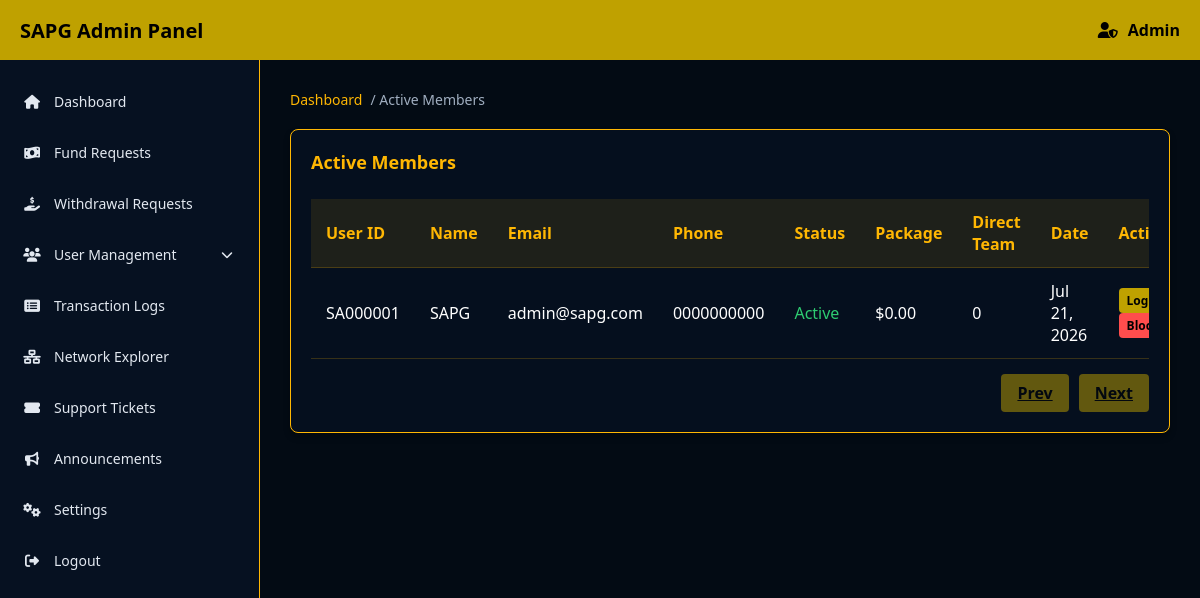
/AdminPanel/activeMembers.php (signed in), run on the app's committed database.
### tables this page shows
CREATE TABLE `users` (
    `id` INT AUTO_INCREMENT PRIMARY KEY,
    `user_id` VARCHAR(8) NOT NULL UNIQUE COMMENT 'Alphanumeric ID: SA followed by 6 digits',
    `sponsor_id` VARCHAR(8) DEFAULT NULL COMMENT 'References parent user_id in sponsor tree',
    `name` VARCHAR(100) NOT NULL,
    `email` VARCHAR(255) NOT NULL,
    `phone` VARCHAR(20) NOT NULL,
    `password` VARCHAR(255) NOT NULL COMMENT 'Bcrypt hashed',
    `status` ENUM('Active', 'Inactive', 'Blocked') DEFAULT 'Inactive' COMMENT 'Inactive = registered but no package',
    `created_at` TIMESTAMP DEFAULT CURRENT_TIMESTAMP,
    `updated_at` TIMESTAMP DEFAULT CURRENT_TIMESTAMP ON UPDATE CURRENT_TIMESTAMP,
    INDEX `idx_sponsor` (`sponsor_id`),
    INDEX `idx_status` (`status`),
    INDEX `idx_email` (`email`)
);

CREATE TABLE `user_financial_summary` (
    `user_id` VARCHAR(8) PRIMARY KEY,
     
    `my_package` DECIMAL(10,2) DEFAULT 0.00 COMMENT 'Highest active package amount',
    `direct_team_count` INT DEFAULT 0 COMMENT 'Number of direct referrals',
    `total_active_team_count` INT DEFAULT 0 COMMENT 'All downlines with at least $11 package',
    `total_inactive_team_count` INT DEFAULT 0 COMMENT 'All downlines with no package',
    `strong_leg_count` INT DEFAULT 0 COMMENT 'Size of largest single leg',
    `other_legs_count` INT DEFAULT 0 COMMENT 'Sum of all other legs',
     
    `main_deposit_balance` DECIMAL(15,4) DEFAULT 0.0000,
     
    `earnings_11_wallet` DECIMAL(15,4) DEFAULT 0.0000,
    `earnings_30_wallet` DECIMAL(15,4) DEFAULT 0.0000,
    `earnings_60_wallet` DECIMAL(15,4) DEFAULT 0.0000,
    `earnings_120_wallet` DECIMAL(15,4) DEFAULT 0.0000,
    `earnings_240_wallet` DECIMAL(15,4) DEFAULT 0.0000,
    `earnings_480_wallet` DECIMAL(15,4) DEFAULT 0.0000,
     
    `booster_10_wallet` DECIMAL(15,4) DEFAULT 0.0000,
    `booster_20_wallet` DECIMAL(15,4) DEFAULT 0.0000,
    `booster_40_wallet` DECIMAL(15,4) DEFAULT 0.0000,
    `booster_80_wallet` DECIMAL(15,4) DEFAULT 0.0000,
    `booster_160_wallet` DECIMAL(15,4) DEFAULT 0.0000,
    `booster_320_wallet` DECIMAL(15,4) DEFAULT 0.0000,
     
    `total_direct_referral_income` DECIMAL(15,4) DEFAULT 0.0000,
    `total_team_level_income` DECIMAL(15,4) DEFAULT 0.0000,
    `total_global_autopool_income` DECIMAL(15,4) DEFAULT 0.0000,
    `total_booster_income` DECIMAL(15,4) DEFAULT 0.0000,
    `total_reward_income` DECIMAL(15,4) DEFAULT 0.0000,
    `total_withdrawal_amount` DECIMAL(15,4) DEFAULT 0.0000,
    `net_income` DECIMAL(15,4) DEFAULT 0.0000 COMMENT 'Total earned minus total withdrawn',
    `updated_at` TIMESTAMP DEFAULT CURRENT_TIMESTAMP ON UPDATE CURRENT_TIMESTAMP,
    FOREIGN KEY (`user_id`) REFERENCES `users`(`user_id`) ON DELETE CASCADE
);

### AdminPanel/activeMembers.php (the view, shortened to what this page needs)
<?php
require_once '../libs/db.php';
$page = isset($_GET['page']) ? (int)$_GET['page'] : 1;
$limit = 20;
$offset = ($page - 1) * $limit;
$stmt = $pdo->query("SELECT COUNT(*) FROM users WHERE status = 'Active'");
$total_rows = $stmt->fetchColumn();
$total_pages = ceil($total_rows / $limit);
$stmt = $pdo->prepare("SELECT u.*, f.my_package, f.direct_team_count FROM users u LEFT JOIN user_financial_summary f ON u.user_id = f.user_id WHERE u.status = 'Active' ORDER BY u.created_at DESC LIMIT ? OFFSET ?");
$stmt->execute([$limit, $offset]);
$members = $stmt->fetchAll(PDO::FETCH_ASSOC);
require_once 'includes/header.php';
?>
<div class="breadcrumb">
    <a href="index.php">Dashboard</a> / Active Members
</div>
<div class="card">
    <h3 class="card-title">Active Members</h3>
    <div class="table-responsive">
        <table>
            <thead>
                <tr>
                    <th>User ID</th>
                    <th>Name</th>
                    <th>Email</th>
                    <th>Phone</th>
                    <th>Status</th>
                    <th>Package</th>
                    <th>Direct Team</th>
                    <th>Date</th>
                    <th>Actions</th>
                </tr>
            </thead>
            <tbody>
                <?php if (empty($members)): ?>
                <tr>
                    <td colspan="9" style="text-align: center;">No data found</td>
                </tr>
                <?php else: ?>
                    <?php foreach ($members as $m): ?>
                    <tr>
                        <td><?php echo htmlspecialchars($m['user_id']); ?></td>
                        <td><?php echo htmlspecialchars($m['name']); ?></td>
                        <td><?php echo htmlspecialchars($m['email']); ?></td>
                        <td><?php echo htmlspecialchars($m['phone']); ?></td>
                        <td>
                            <?php
                            $status_lower = strtolower($m['status']);
                            $color = $status_lower === 'active' ? '#2ecc71' : ($status_lower === 'blocked' ? '#ff4d4d' : 'orange');
                            echo "<span style='color: {$color}'>" . ucfirst($m['status']) . "</span>";
                            ?>
                        </td>
                        <td>$<?php echo number_format($m['my_package'] ?? 0, 2); ?></td>
                        <td><?php echo number_format($m['direct_team_count'] ?? 0); ?></td>
                        <td><?php echo date('M d, Y', strtotime($m['created_at'])); ?></td>
                        <td>
                            <button class="btn btn-gold" style="padding: 4px 8px; font-size: 12px;" onclick="impersonate('<?php echo $m['user_id']; ?>')">Login</button>
                            <?php if ($status_lower !== 'blocked'): ?>
                                <button class="btn btn-gold" style="padding: 4px 8px; font-size: 12px; background: #ff4d4d;" onclick="blockUser('<?php echo $m['user_id']; ?>')">Block</button>
                            <?php else: ?>
                                <button class="btn btn-gold" style="padding: 4px 8px; font-size: 12px; background: #2ecc71;" onclick="unblockUser('<?php echo $m['user_id']; ?>')">Unblock</button>
                            <?php endif; ?>
                        </td>
                    </tr>
                    <?php endforeach; ?>
                <?php endif; ?>
            </tbody>
        </table>
    </div>
    <div class="pagination" style="margin-top:15px; display:flex; gap:10px; justify-content:flex-end;">
        <a href="?page=<?php echo max(1, $page - 1); ?>" class="btn btn-gold" <?php if($page <= 1) echo 'style="pointer-events: none; opacity: 0.5;"'; ?>>Prev</a>
        <a href="?page=<?php echo min($total_pages, $page + 1); ?>" class="btn btn-gold" <?php if($page >= $total_pages) echo 'style="pointer-events: none; opacity: 0.5;"'; ?>>Next</a>
    </div>
</div>
<?php require_once 'includes/footer.php'; ?>

### AdminPanel/includes/header.php (style rules this page uses)
* { margin: 0; padding: 0; box-sizing: border-box; font-family: 'Segoe UI', Tahoma, Geneva, Verdana, sans-serif; }
body { background-color: #030b14; color: #fff; display: flex; flex-direction: column; height: 100vh; overflow: hidden; }
.card { background: rgba(6, 17, 33, 0.8); border: 1px solid #ffb703; border-radius: 8px; padding: 20px; margin-bottom: 20px; box-shadow: 0 4px 6px rgba(0,0,0,0.3); }
.card-title { color: #ffb703; margin-bottom: 15px; font-size: 18px; }
.table-responsive { overflow-x: auto; }
table { width: 100%; border-collapse: collapse; margin-top: 10px; }
th, td { padding: 12px 15px; text-align: left; border-bottom: 1px solid rgba(255, 183, 3, 0.2); }
th { background: rgba(255, 183, 3, 0.1); color: #ffb703; font-weight: bold; }
.btn { padding: 8px 16px; border: none; border-radius: 4px; cursor: pointer; font-weight: bold; color: #000; }
.btn-gold { background: #bfa100; }
.breadcrumb { display: flex; gap: 8px; margin-bottom: 20px; color: #a0aec0; font-size: 14px; }
.breadcrumb a { color: #ffb703; text-decoration: none; }

### data on the page
users: user "SA000001", name "SAPG", email "admin@sapg.com", phone "0000000000", status "Active", user.my_package "0.00", user.direct_team_count "0", created_at "Jul 21, 2026"
